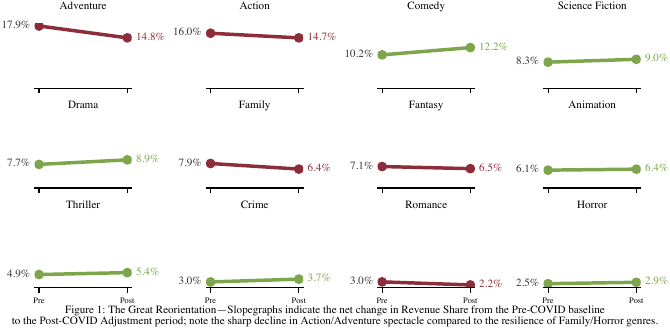

This figure's Python source:
import pandas as pd
import matplotlib.pyplot as plt
import seaborn as sns
import numpy as np
import os
import sys
import ast

sys.path.append(os.path.abspath(os.path.join(os.path.dirname(__file__), "../..")))
from utils.plotting_style import set_style, COLORS

INPUT_FILE = os.path.join(os.path.dirname(__file__), "../../data/dataset_final.csv")
OUTPUT_FILE = os.path.join(os.path.dirname(__file__), "genre_slopegraph.pdf")

PRE_COVID_YEARS = [2016, 2017, 2018, 2019]
POST_COVID_YEARS = [2021, 2022, 2023, 2024]

if os.path.exists(INPUT_FILE):
    df = pd.read_csv(INPUT_FILE)

    def safe_parse(val):
        if isinstance(val, str) and val.strip():
            try:
                return ast.literal_eval(val)
            except:
                return val
        return val

    df["genres"] = df["genres"].apply(safe_parse)
    df["revenue"] = pd.to_numeric(df["revenue"], errors="coerce").fillna(0)
    df["vote_count"] = pd.to_numeric(df["vote_count"], errors="coerce").fillna(0)
    df["release_date"] = pd.to_datetime(df["release_date"], errors="coerce")
    df["year"] = df["release_date"].dt.year

    df = df[(df["vote_count"] >= 10) & (df["revenue"] > 0)].copy()


def get_period(year):
    if year in PRE_COVID_YEARS:
        return "Pre-COVID"
    if year in POST_COVID_YEARS:
        return "Post-COVID"
    return None


df["period"] = df["year"].apply(get_period)
df = df.dropna(subset=["period"]).copy()

genre_rows = []
for idx, row in df.iterrows():
    if not isinstance(row["genres"], list):
        continue

    for g in row["genres"]:
        genre_name = g.get("name") if isinstance(g, dict) else g
        if genre_name == "TV Movie" or not genre_name:
            continue

        genre_rows.append(
            {
                "period": row["period"],
                "genre": genre_name,
                "revenue": row.get("revenue", 0),
            }
        )

df_flat = pd.DataFrame(genre_rows)

period_grouped = df_flat.groupby(["period", "genre"])["revenue"].sum().reset_index()

period_totals = (
    df_flat.groupby("period")["revenue"]
    .sum()
    .reset_index()
    .rename(columns={"revenue": "ind_rev"})
)

merged = pd.merge(period_grouped, period_totals, on="period")
merged["rev_share"] = (merged["revenue"] / merged["ind_rev"]) * 100

top_genres = (
    df_flat.groupby("genre")["revenue"]
    .sum()
    .sort_values(ascending=False)
    .head(12)
    .index.tolist()
)
plot_data = merged[merged["genre"].isin(top_genres)].copy()

num_genres = len(top_genres)
cols = 4
rows = 3

set_style(column="full", nrows=rows, ncols=cols)

fig, axes = plt.subplots(rows, cols, sharex=True, sharey=True)
axes = axes.flatten()

pivoted = plot_data.pivot(index="genre", columns="period", values="rev_share")
pivoted = pivoted[["Pre-COVID", "Post-COVID"]]

ymin = pivoted.min().min()
ymax = pivoted.max().max()
pad = (ymax - ymin) * 0.1

for i, genre in enumerate(top_genres):
    ax = axes[i]
    if genre not in pivoted.index:
        continue

    start_val = pivoted.loc[genre, "Pre-COVID"]
    end_val = pivoted.loc[genre, "Post-COVID"]

    color = COLORS["increase"] if end_val > start_val else COLORS["decrease"]

    ax.plot([0, 1], [start_val, end_val], color=color, linewidth=2.5, marker="o")

    ax.text(
        -0.1,
        start_val,
        f"{start_val:.1f}%",
        ha="right",
        va="center",
        color=COLORS["text_main"],
    )
    ax.text(
        1.1,
        end_val,
        f"{end_val:.1f}%",
        ha="left",
        va="center",
        color=color,
        fontweight="bold",
    )

    ax.set_title(genre, pad=10)

    ax.set_xticks([0, 1])
    ax.set_xticklabels(["Pre", "Post"])

    ax.spines["top"].set_visible(False)
    ax.spines["right"].set_visible(False)
    ax.spines["left"].set_visible(False)
    ax.get_yaxis().set_visible(False)

    ax.grid(axis="y", linestyle=":", alpha=0.3)

for j in range(i + 1, len(axes)):
    fig.delaxes(axes[j])

fig.text(
    0.5,
    -0.05,
    "Figure 1: The Great Reorientation—Slopegraphs indicate the net change in Revenue Share from the Pre-COVID baseline\n"
    "to the Post-COVID Adjustment period; note the sharp decline in Action/Adventure spectacle compared to the resilience of Family/Horror genres.",
    ha="center",
    style="italic",
)

plt.savefig(OUTPUT_FILE, dpi=300, bbox_inches="tight")
print(f"Saved {OUTPUT_FILE}")
